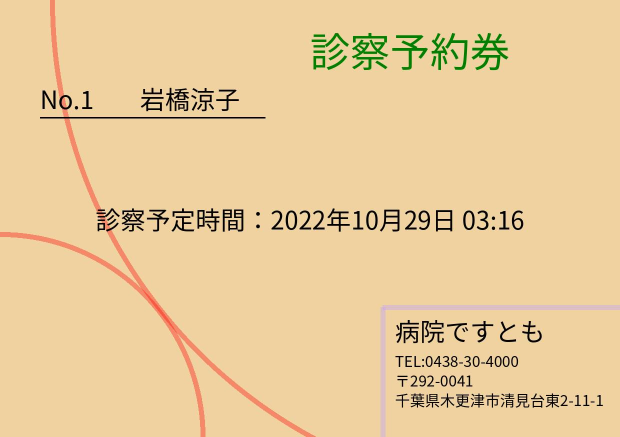
#> input picture test.jpg, 1240 x 874 px (shown at 1/2 size)
$ python test.py
#> lines starting #> are read from the running program, lines starting #| are printed output that depends on the picture
from escpos.printer import Usb
from escpos import *

from PIL import Image

img = Image.open("./test.jpg")
#> img is the input picture: PIL image 1240x874 RGB; mean R, G, B 232.5, 203.4, 154.7
img = img.rotate(90)
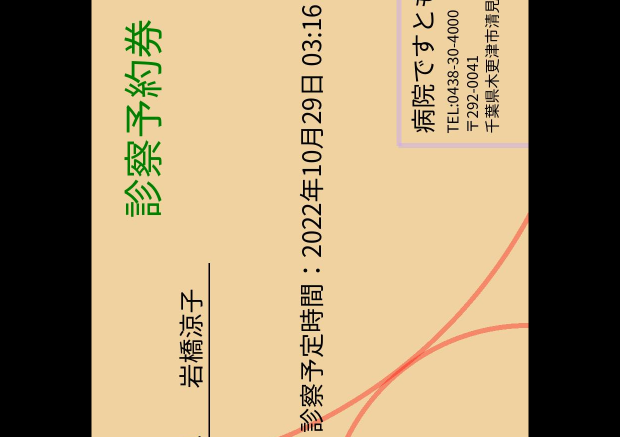
#> img: PIL image 1240x874 RGB (shown at 1/2 size); mean R, G, B 162.3, 142.3, 108.1

#> (the run stopped early here; a loop or call above may not have finished)
